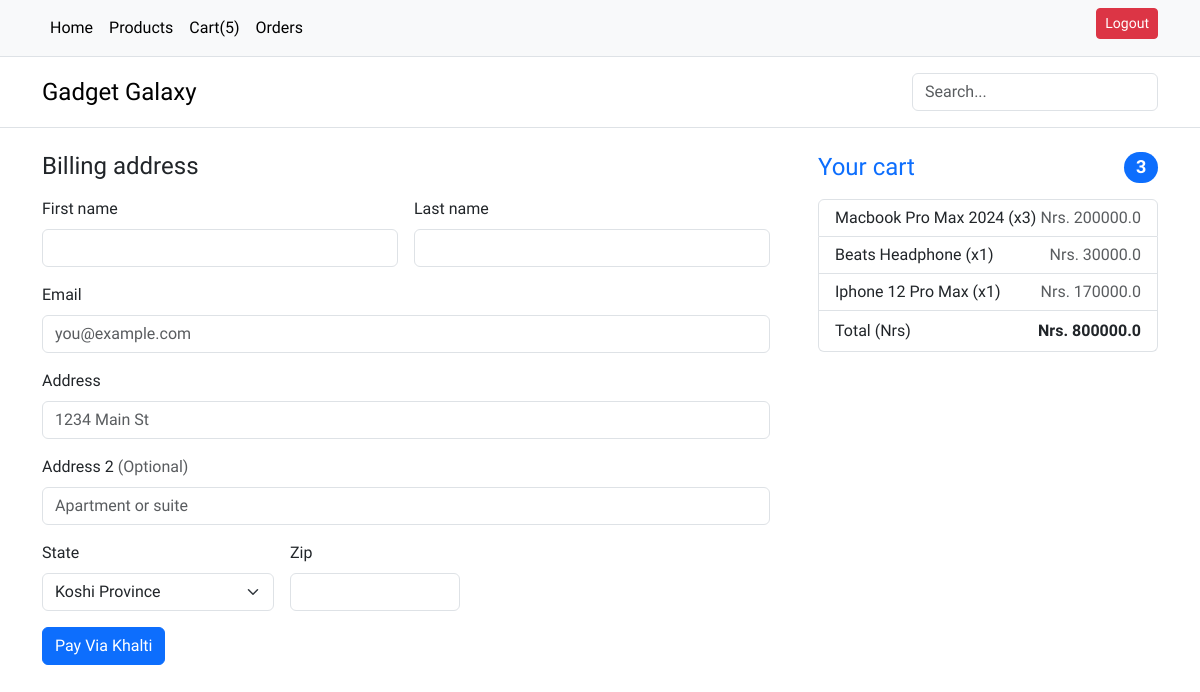
/checkout/ (signed in), run on an earlier commit of the app's database.
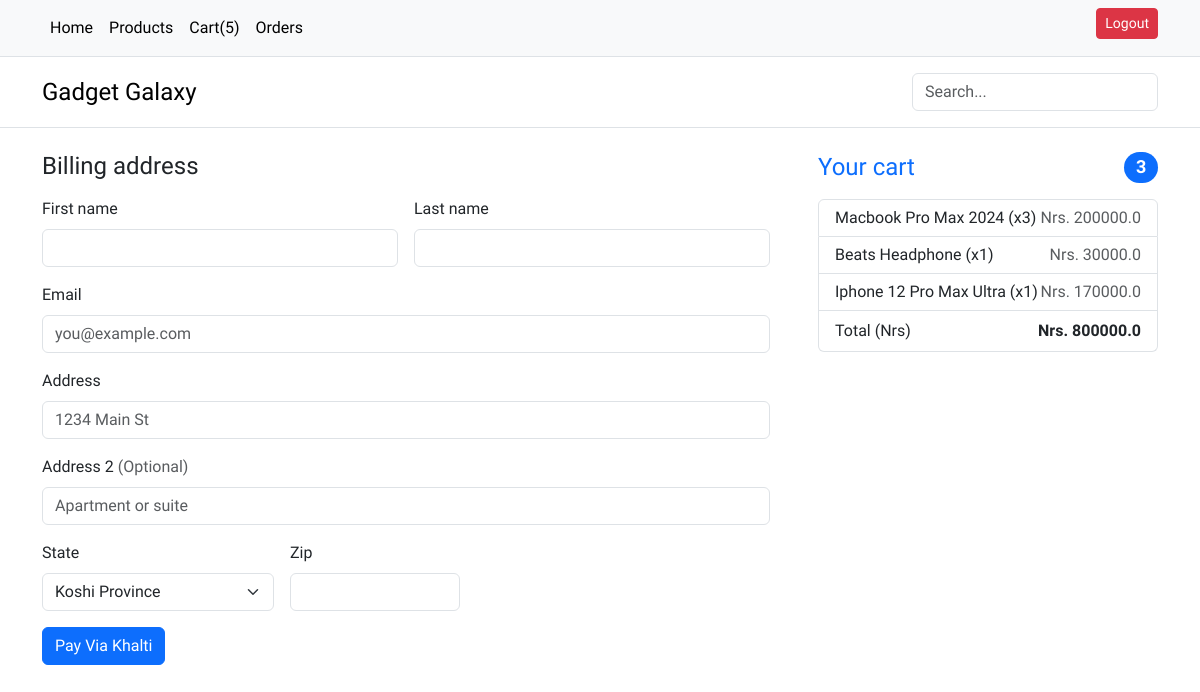
And on a later commit of the database.
### ecommerce/models.py (models this page shows, shortened)
class CartItem(models.Model):
    id = models.CharField(
        default=shortuuid.uuid, max_length=50, primary_key=True, editable=False
    )
    cart = models.ForeignKey(Cart, on_delete=models.CASCADE)
    product = models.ForeignKey(Product, on_delete=models.CASCADE)
    quantity = models.PositiveIntegerField()

class Product(models.Model):
    id = models.CharField(
        default=shortuuid.uuid, max_length=50, primary_key=True, editable=False
    )
    product_name = models.CharField(
        _("Product Name"), max_length=500, null=True, blank=True
    )
    description = models.TextField(_("Description"), null=True, blank=True)
    price = models.FloatField(_("Price"), null=True, blank=True)
    image = models.ImageField(
        _("Product Image"),
        upload_to="products/",
        default="products/default.jpg",
        null=True,
        blank=True,
    )
    category = models.ForeignKey(
        Category, null=True, blank=True, on_delete=models.SET_NULL
    )

### ecommerce/views.py (the view)
# urls.py: path("checkout/", checkout, name="checkout"),
@login_required(login_url="login")
def checkout(request):
    cart = Cart.objects.get(user=request.user)
    price = 0
    cart_items = CartItem.objects.filter(cart=cart)
    for item in cart_items:
        price += item.product.price * item.quantity
    context = {"items": cart_items, "price": price}
    return render(request, "ecommerce/checkout.html", context)

### ecommerce/context_processors.py (called while the page is built)
def cart_item_count(request):
    if request.user.is_authenticated:
        try:
            cart = Cart.objects.get(user=request.user)
            cart_items = CartItem.objects.filter(cart=cart)
            total = sum(item.quantity for item in cart_items)
            return {"cart_item_count": total}
        except Cart.DoesNotExist:
            return {"cart_item_count": 0}
    return {"cart_item_count": 0}

### ecommerce/templates/ecommerce/checkout.html (shortened to what this page needs)
{% extends "main.html" %}
{% block content %}
<section class="container mx-auto">
<div class="row g-5">
    <div class="col-md-5 col-lg-4 order-md-last">
      <h4 class="d-flex justify-content-between align-items-center mb-3">
        <span class="text-primary">Your cart</span>
        <span class="badge bg-primary rounded-pill">{{items.count}}</span>
      </h4>
      <ul class="list-group mb-3">
        {% for item in items %}
        <li class="list-group-item d-flex justify-content-between lh-sm">
            <div>
                <h6 class="my-0">{{item.product.product_name}} (x{{item.quantity}})</h6>
            </div>
            <span class="text-body-secondary">Nrs. {{item.product.price}}</span>
        </li>
        {% endfor %}
        <li class="list-group-item d-flex justify-content-between">
          <span>Total (Nrs)</span>
          <strong>Nrs. {{price}}</strong>
        </li>
      </ul>
    </div>
    <div class="col-md-7 col-lg-8">
      <h4 class="mb-3">Billing address</h4>
      <form action="{% url "payment" %}" method = "post" class="needs-validation" novalidate="">
        <div class="row g-3">
          <div class="col-sm-6">
            <label for="firstName" class="form-label">First name</label>
            <input type="text" class="form-control" name="First Name" id="firstName" placeholder="" required>
          </div>
          <div class="col-sm-6">
            <label for="lastName" class="form-label">Last name</label>
            <input type="text" class="form-control" name="Last Name" id="lastname" placeholder="" required>
          </div>
                    <div class="col-12">
            <label for="email" class="form-label">Email</label>
            <input type="email" class="form-control" name="Email" id="email" placeholder="you@example.com" required>
          </div>
          <div class="col-12">
            <label for="address" class="form-label">Address</label>
            <input type="text" class="form-control" name="Address" id="address" placeholder="1234 Main St" required>
          </div>
          <div class="col-12">
            <label for="address2" class="form-label">Address 2 <span class="text-body-secondary">(Optional)</span></label>
            <input type="text" class="form-control" id="address2" name="Address2" placeholder="Apartment or suite">
          </div>
          <div class="col-md-4">
            <label for="state" class="form-label">State</label>
            <select class="form-select" id="state" name="State" required="">
                <option value="Koshi Province">Koshi Province</option>
            </select>
        </div>
          <div class="col-md-3">
            <label for="zip" class="form-label">Zip</label>
            <input type="text" name="zip code" class="form-control" id="zip" placeholder="" required>
          </div>
        </div>
        <div class="my-3">
            <button type="submit" class="btn btn-primary" type="button">
                Pay Via Khalti
              </button>
        </div>
      </form>
    </div>
  </div>
</section>
  {% endblock content %}

What changed in the data, as far as the page shows it:
changed through a linked row, CartItem: product.product_name "Iphone 12 Pro Max" → "Iphone 12 Pro Max Ultra"
